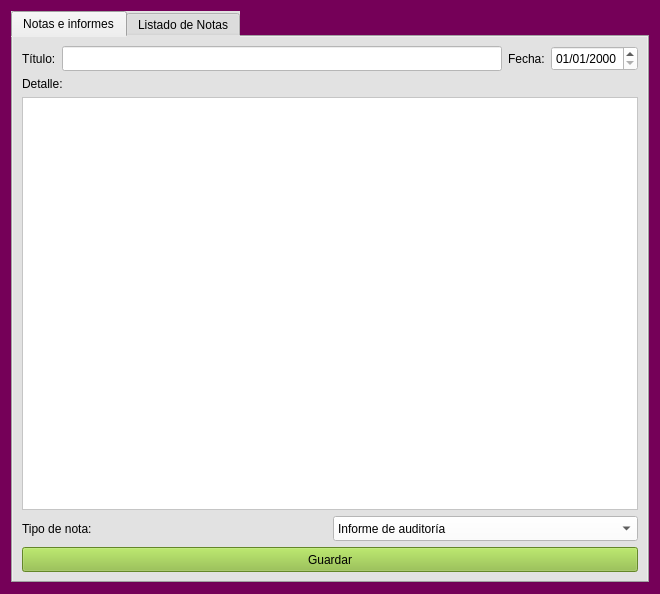
<?xml version="1.0" encoding="UTF-8"?>
<ui version="4.0">
 <class>form_notas</class>
 <widget class="QWidget" name="form_notas">
  <property name="geometry">
   <rect>
    <x>0</x>
    <y>0</y>
    <width>660</width>
    <height>594</height>
   </rect>
  </property>
  <property name="windowTitle">
   <string>Form</string>
  </property>
  <property name="styleSheet">
   <string notr="true">font: 12pt &quot;Courier 10 Pitch&quot;;
selection-color: rgb(0, 0, 0);
selection-background-color: rgb(170, 255, 127);
color: rgb(0, 0, 0);
background-color: rgb(117, 0, 88);</string>
  </property>
  <layout class="QGridLayout" name="gridLayout_3">
   <item row="0" column="0">
    <widget class="QTabWidget" name="tabWidget">
     <property name="styleSheet">
      <string notr="true">color: rgb(0, 0, 0);
background-color: rgb(226, 226, 226);</string>
     </property>
     <property name="currentIndex">
      <number>0</number>
     </property>
     <widget class="QWidget" name="tab">
      <attribute name="title">
       <string>Notas e informes</string>
      </attribute>
      <layout class="QGridLayout" name="gridLayout_2">
       <item row="0" column="0">
        <layout class="QHBoxLayout" name="horizontalLayout">
         <item>
          <widget class="QLabel" name="label">
           <property name="text">
            <string>Título:</string>
           </property>
          </widget>
         </item>
         <item>
          <widget class="QLineEdit" name="lne_notas_titulo">
           <property name="minimumSize">
            <size>
             <width>0</width>
             <height>25</height>
            </size>
           </property>
           <property name="maximumSize">
            <size>
             <width>16777215</width>
             <height>25</height>
            </size>
           </property>
           <property name="styleSheet">
            <string notr="true">background-color: rgb(255, 255, 255);</string>
           </property>
          </widget>
         </item>
         <item>
          <widget class="QLabel" name="label_4">
           <property name="text">
            <string>Fecha:</string>
           </property>
          </widget>
         </item>
         <item>
          <widget class="QDateEdit" name="dte_fec_notas">
           <property name="minimumSize">
            <size>
             <width>0</width>
             <height>25</height>
            </size>
           </property>
           <property name="maximumSize">
            <size>
             <width>16777215</width>
             <height>25</height>
            </size>
           </property>
           <property name="styleSheet">
            <string notr="true">background-color: rgb(255, 255, 255);</string>
           </property>
           <property name="displayFormat">
            <string>dd/MM/yyyy</string>
           </property>
          </widget>
         </item>
        </layout>
       </item>
       <item row="1" column="0">
        <layout class="QVBoxLayout" name="verticalLayout">
         <item>
          <widget class="QLabel" name="label_2">
           <property name="text">
            <string>Detalle:</string>
           </property>
          </widget>
         </item>
         <item>
          <widget class="QTextEdit" name="txt_detalle_notas">
           <property name="styleSheet">
            <string notr="true">background-color: rgb(255, 255, 255);</string>
           </property>
          </widget>
         </item>
        </layout>
       </item>
       <item row="2" column="0">
        <layout class="QHBoxLayout" name="horizontalLayout_2">
         <item>
          <widget class="QLabel" name="label_3">
           <property name="text">
            <string>Tipo de nota:</string>
           </property>
          </widget>
         </item>
         <item>
          <widget class="QComboBox" name="cbx_nota_tipo">
           <property name="minimumSize">
            <size>
             <width>0</width>
             <height>25</height>
            </size>
           </property>
           <property name="maximumSize">
            <size>
             <width>16777215</width>
             <height>25</height>
            </size>
           </property>
           <property name="styleSheet">
            <string notr="true">background-color: rgb(255, 255, 255);</string>
           </property>
           <item>
            <property name="text">
             <string>Informe de auditoría</string>
            </property>
           </item>
           <item>
            <property name="text">
             <string>Reunión C.A</string>
            </property>
           </item>
           <item>
            <property name="text">
             <string>Informe de sindicatura</string>
            </property>
           </item>
           <item>
            <property name="text">
             <string>Actas de asambleas</string>
            </property>
           </item>
           <item>
            <property name="text">
             <string>Otros</string>
            </property>
           </item>
          </widget>
         </item>
        </layout>
       </item>
       <item row="3" column="0">
        <widget class="QPushButton" name="boton_notas_guardar">
         <property name="minimumSize">
          <size>
           <width>0</width>
           <height>25</height>
          </size>
         </property>
         <property name="maximumSize">
          <size>
           <width>16777215</width>
           <height>25</height>
          </size>
         </property>
         <property name="styleSheet">
          <string notr="true">color: rgb(0, 0, 0);
background-color: rgb(140, 189, 58);</string>
         </property>
         <property name="text">
          <string>Guardar</string>
         </property>
        </widget>
       </item>
      </layout>
     </widget>
     <widget class="QWidget" name="tab_2">
      <attribute name="title">
       <string>Listado de Notas</string>
      </attribute>
      <layout class="QGridLayout" name="gridLayout">
       <item row="0" column="0">
        <widget class="QTableWidget" name="tw_lista_notas">
         <property name="styleSheet">
          <string notr="true">background-color: rgb(255, 255, 255);</string>
         </property>
         <attribute name="horizontalHeaderDefaultSectionSize">
          <number>200</number>
         </attribute>
         <column>
          <property name="text">
           <string>Titulo</string>
          </property>
          <property name="background">
           <color>
            <red>177</red>
            <green>215</green>
            <blue>154</blue>
           </color>
          </property>
         </column>
         <column>
          <property name="text">
           <string>Fecha</string>
          </property>
          <property name="background">
           <color>
            <red>177</red>
            <green>215</green>
            <blue>154</blue>
           </color>
          </property>
         </column>
         <column>
          <property name="text">
           <string>Detalle</string>
          </property>
          <property name="background">
           <color>
            <red>177</red>
            <green>215</green>
            <blue>154</blue>
           </color>
          </property>
         </column>
         <column>
          <property name="text">
           <string>Tipo Nota</string>
          </property>
          <property name="background">
           <color>
            <red>177</red>
            <green>215</green>
            <blue>154</blue>
           </color>
          </property>
         </column>
        </widget>
       </item>
       <item row="1" column="0">
        <layout class="QVBoxLayout" name="verticalLayout_2">
         <item>
          <widget class="QLabel" name="label_5">
           <property name="text">
            <string>Detalle:</string>
           </property>
          </widget>
         </item>
         <item>
          <widget class="QTextEdit" name="txt_notas_busqueda">
           <property name="styleSheet">
            <string notr="true">background-color: rgb(255, 255, 255);</string>
           </property>
          </widget>
         </item>
        </layout>
       </item>
       <item row="2" column="0">
        <widget class="QPushButton" name="boton_notas_imprimir">
         <property name="minimumSize">
          <size>
           <width>0</width>
           <height>25</height>
          </size>
         </property>
         <property name="maximumSize">
          <size>
           <width>16777215</width>
           <height>25</height>
          </size>
         </property>
         <property name="styleSheet">
          <string notr="true">color: rgb(0, 0, 0);
background-color: rgb(140, 189, 58);</string>
         </property>
         <property name="text">
          <string>Imprimir</string>
         </property>
        </widget>
       </item>
      </layout>
     </widget>
    </widget>
   </item>
  </layout>
 </widget>
 <resources/>
 <connections/>
</ui>
